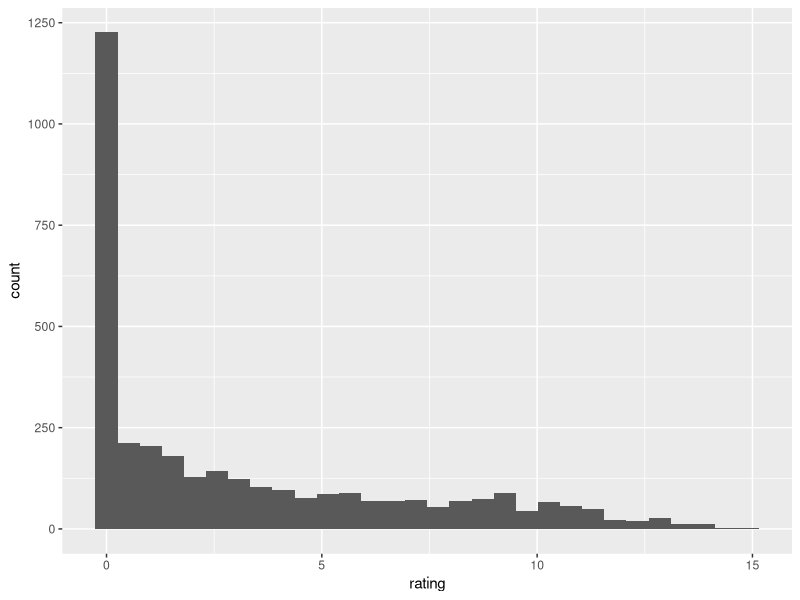
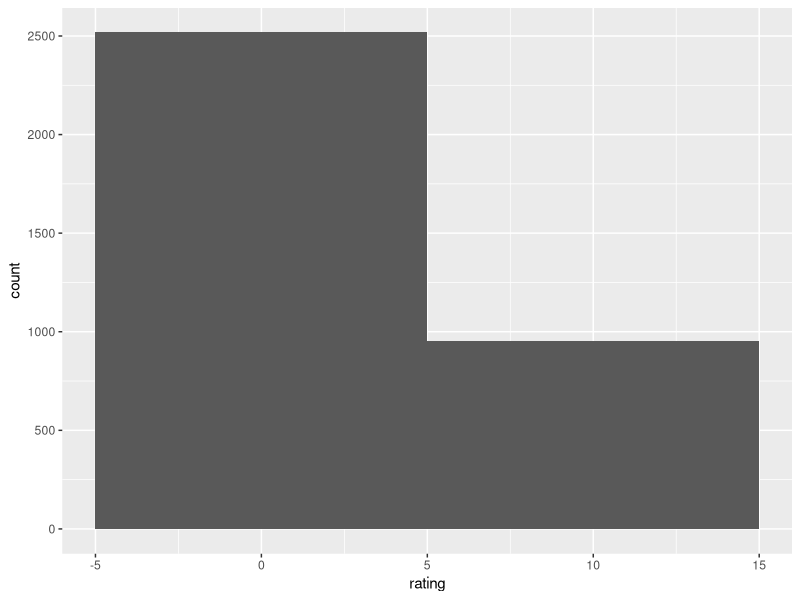
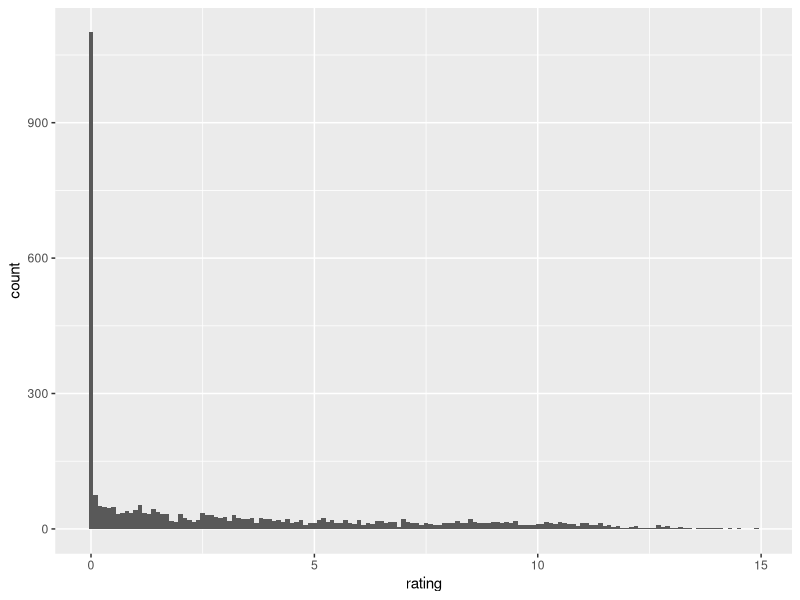
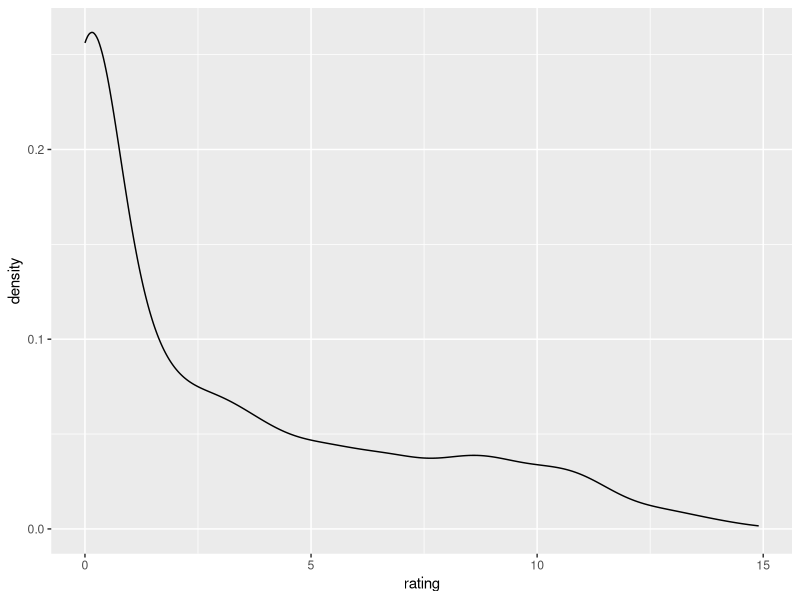
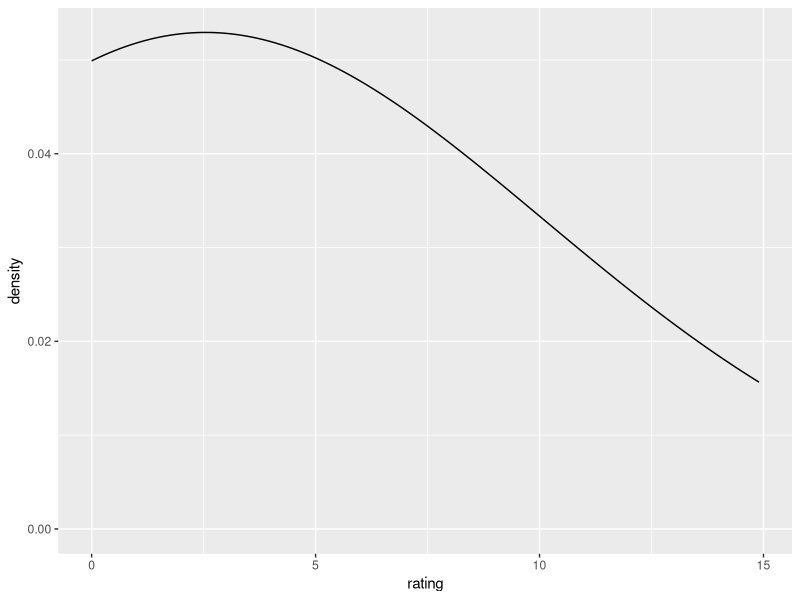
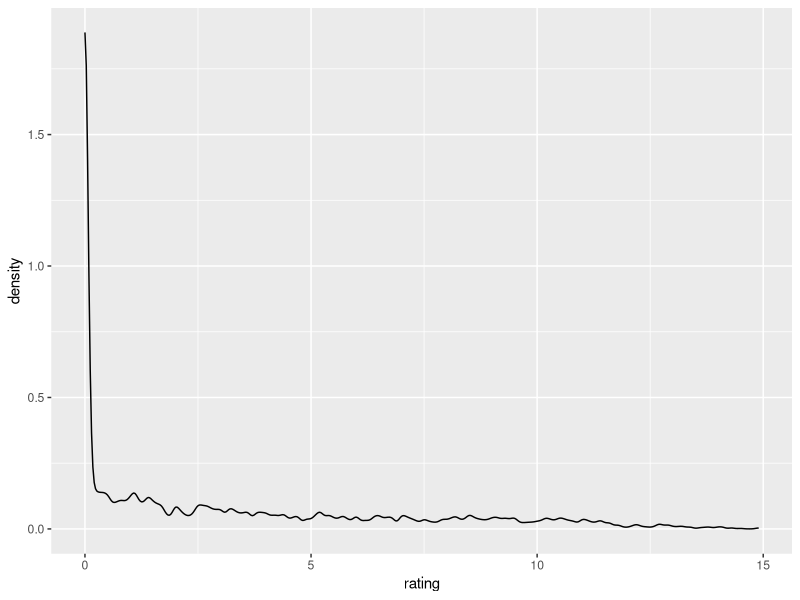
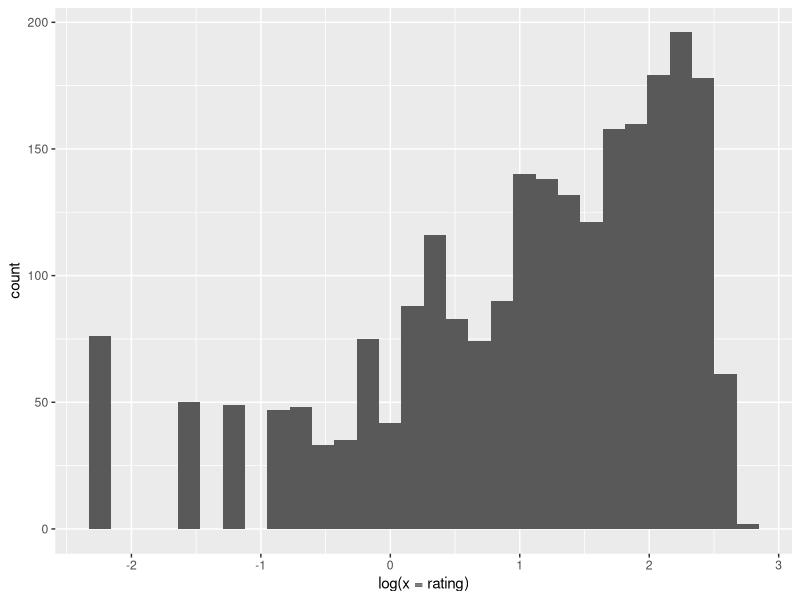
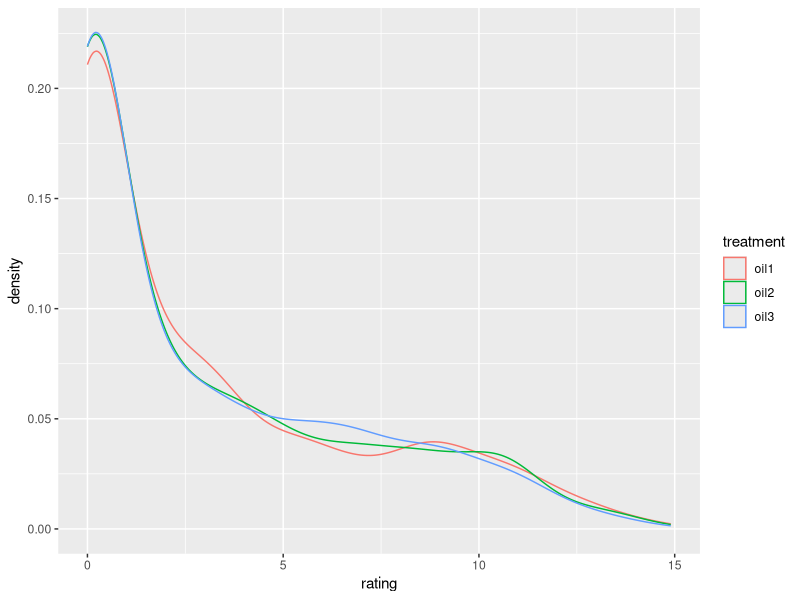

Recreate these plots in R, in order.
## ---- chunk 1

library(reshape2)
library(ggplot2)

FrenchFries <- french_fries

head(FrenchFries)
FrenchFries.melt <- melt(FrenchFries, id.vars = c("time", "treatment", "subject", "rep"), value.name = "rating", variable.name = "flavor")
head(FrenchFries.melt)

levels(FrenchFries.melt$treatment)
levels(FrenchFries.melt$treatment) <- c("oil1", "oil2", "oil3")
summary(FrenchFries.melt)

## ---- chunk 2

histogram <- ggplot(FrenchFries.melt, aes(x = rating)) + geom_histogram()
histogram

histogram.binwidth10 <- ggplot(FrenchFries.melt, aes(x = rating)) + geom_histogram(binwidth = 10)
histogram.binwidth10

histogram.binwidth.1 <- ggplot(FrenchFries.melt, aes(x = rating)) + geom_histogram(binwidth = .1)
histogram.binwidth.1

density <- ggplot(FrenchFries.melt, aes(x = rating)) + geom_density()
density

density.adjust10 <- ggplot(FrenchFries.melt, aes(x = rating)) + geom_density(adjust = 10)
density.adjust10

density.adjust.1 <- ggplot(FrenchFries.melt, aes(x = rating)) + geom_density(adjust = .1)
density.adjust.1

## ---- chunk 3

# The distribution is not normal.

histogram.normal <- ggplot(FrenchFries.melt, aes(log(x = rating))) + geom_histogram()
histogram.normal

## ---- chunk 4

density.color <- ggplot(FrenchFries.melt, aes(x = rating, color = treatment)) + geom_density()
density.color

density.fill <- ggplot(FrenchFries.melt, aes(x = rating, fill = treatment)) + geom_density()
density.fill

density.linetype <- ggplot(FrenchFries.melt, aes(x = rating, linetype = treatment)) + geom_density()
density.linetype

boxplot <- ggplot(FrenchFries.melt, aes(x = treatment, y = rating)) + geom_boxplot()
boxplot

## ---- chunk 5

histogram.facet <- ggplot(FrenchFries.melt, aes(x = rating)) + geom_histogram() + facet_grid(treatment ~ .)
histogram.facet

histogram.color <- ggplot(FrenchFries.melt, aes(x = rating, color = treatment)) + geom_histogram()
histogram.color

histogram.fill <- ggplot(FrenchFries.melt, aes(x = rating, fill = treatment)) + geom_histogram()
histogram.fill

## ---- chunk 6

head(FrenchFries.melt)
FrenchFries.cast <- dcast(FrenchFries.melt, time + treatment + subject + rep ~ flavor, value.var = "rating")
head(FrenchFries.cast)

scatter <- ggplot(FrenchFries.cast, aes(x = potato, y = buttery)) + geom_point()
scatter

scatter.loess <- scatter + geom_smooth()
scatter.loess

scatter.regression <- scatter + geom_smooth(method = "lm")
scatter.regression

## ---- chunk 7

scatter.treatment <- ggplot(FrenchFries.cast, aes(x = potato, y = buttery)) + geom_point(aes(color = treatment))
scatter.treatment

scatter.facet <- ggplot(FrenchFries.cast, aes(x = potato, y = buttery)) + geom_point(aes(color = treatment)) + facet_grid(treatment ~ .)
scatter.facet

## ---- chunk 8

pdf("Practice_5_Alison_Tseng.pdf")

ggplot(FrenchFries.melt, aes(x = rating)) + geom_histogram()

ggplot(FrenchFries.melt, aes(x = rating)) + geom_histogram(binwidth = 10)

ggplot(FrenchFries.melt, aes(x = rating)) + geom_histogram(binwidth = .1)

ggplot(FrenchFries.melt, aes(x = rating)) + geom_density()

ggplot(FrenchFries.melt, aes(x = rating)) + geom_density(adjust = 10)

ggplot(FrenchFries.melt, aes(x = rating)) + geom_density(adjust = .1)

ggplot(FrenchFries.melt, aes(log(x = rating))) + geom_histogram()

ggplot(FrenchFries.melt, aes(x = rating, color = treatment)) + geom_density()

ggplot(FrenchFries.melt, aes(x = rating, fill = treatment)) + geom_density()

ggplot(FrenchFries.melt, aes(x = rating, linetype = treatment)) + geom_density()

ggplot(FrenchFries.melt, aes(x = treatment, y = rating)) + geom_boxplot()

ggplot(FrenchFries.melt, aes(x = rating)) + geom_histogram() + facet_grid(treatment ~ .)

ggplot(FrenchFries.melt, aes(x = rating, color = treatment)) + geom_histogram()

ggplot(FrenchFries.melt, aes(x = rating, fill = treatment)) + geom_histogram()

ggplot(FrenchFries.cast, aes(x = potato, y = buttery)) + geom_point()

ggplot(FrenchFries.cast, aes(x = potato, y = buttery)) + geom_point() + geom_smooth()

ggplot(FrenchFries.cast, aes(x = potato, y = buttery)) + geom_point() + geom_smooth(method = "lm")

ggplot(FrenchFries.cast, aes(x = potato, y = buttery)) + geom_point(aes(color = treatment))

ggplot(FrenchFries.cast, aes(x = potato, y = buttery)) + geom_point(aes(color = treatment)) + facet_grid(treatment ~ .)

dev.off()

